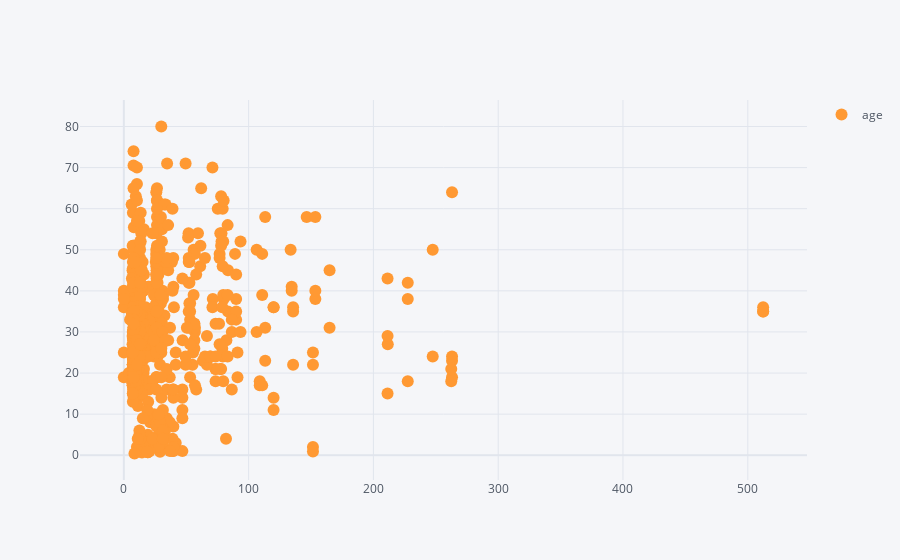

Source (notebook cell):
### Code cell
titanic.iplot(x='fare', y='age', mode='markers', legend=True)

### Figure 1 — Plotly figure (JSON) as saved in the notebook; plotly's stock layout.template omitted (floating-point values rounded to 4 significant figures; data arrays with more than 128 entries replaced by an {"elided": "..."} marker saying what was removed)
{"data": [{"line": {"color": "rgba(255, 153, 51, 1.0)", "dash": "solid", "shape": "linear", "width": 1.3}, "marker": {"size": 12, "symbol": "circle"}, "mode": "markers", "name": "age", "text": "", "type": "scatter", "x": {"elided": "891 float values"}, "y": {"elided": "891 mixed values"}}], "layout": {"legend": {"bgcolor": "#F5F6F9", "font": {"color": "#4D5663"}}, "paper_bgcolor": "#F5F6F9", "plot_bgcolor": "#F5F6F9", "showlegend": true, "title": {"font": {"color": "#4D5663"}}, "xaxis": {"gridcolor": "#E1E5ED", "showgrid": true, "tickfont": {"color": "#4D5663"}, "title": {"font": {"color": "#4D5663"}, "text": ""}, "zerolinecolor": "#E1E5ED"}, "yaxis": {"gridcolor": "#E1E5ED", "showgrid": true, "tickfont": {"color": "#4D5663"}, "title": {"font": {"color": "#4D5663"}, "text": ""}, "zerolinecolor": "#E1E5ED"}}}
